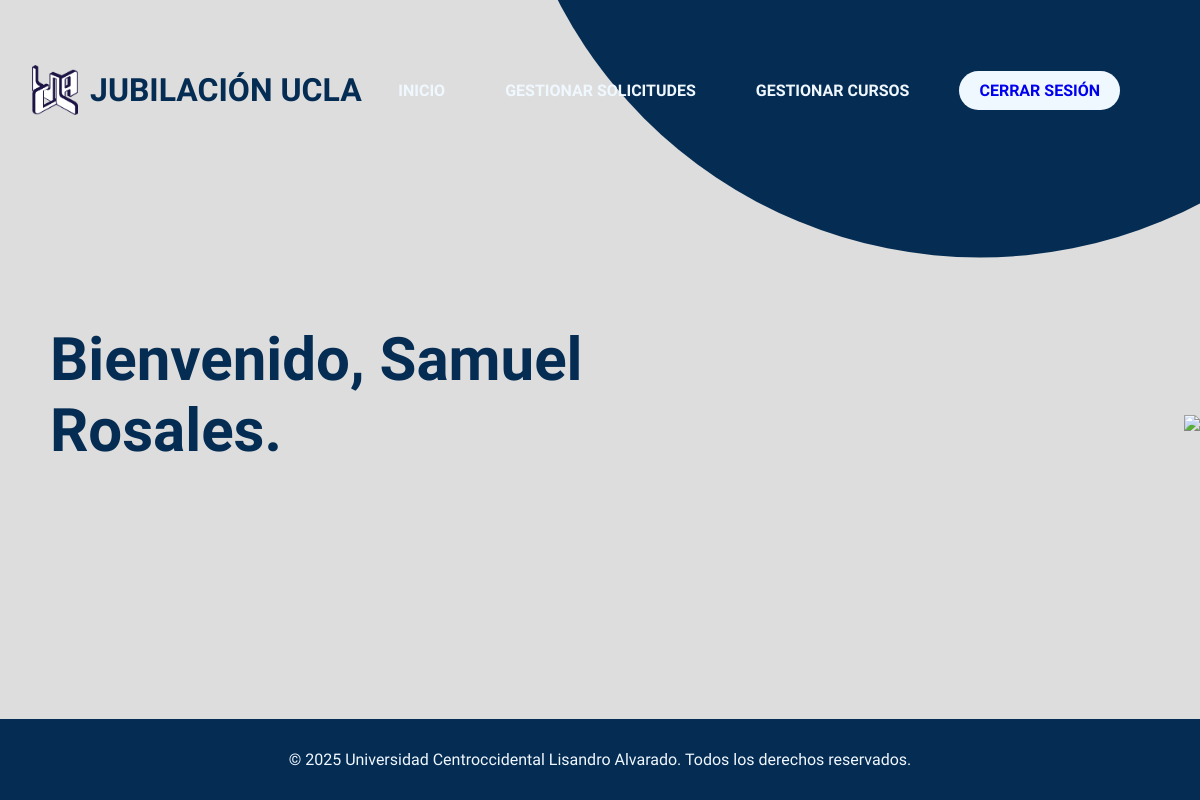
The page /index.php?controlador=inicio&metodo=inicio (signed in) on the database as committed earlier.
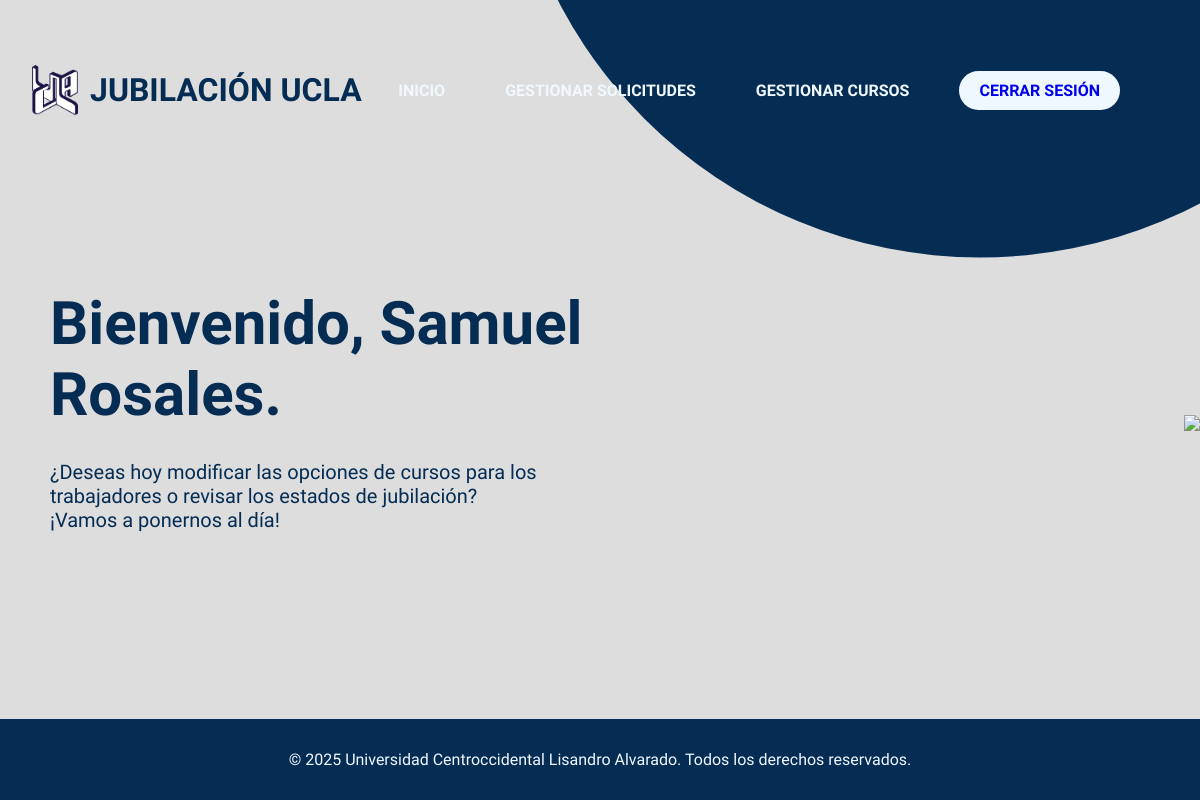
The same page on the database as committed later.
### tables this page shows
CREATE TABLE `interfazadmin` (
  `id` int(11) NOT NULL,
  `id_user` int(11) DEFAULT NULL,
  `texto_inicio` varchar(500) NOT NULL,
  `titulo_soli_gestion` varchar(200) NOT NULL,
  `texto_soli_gestion1` varchar(500) NOT NULL,
  `texto_soli_gestion2` varchar(500) NOT NULL,
  `titulo_lista_soli` varchar(100) NOT NULL,
  `titulo_curso_gestion` varchar(200) NOT NULL,
  `texto_curso_gestion1` varchar(500) NOT NULL,
  `texto_curso_gestion2` varchar(500) NOT NULL
);

### src/controllers/InicioControlador.php (called while the page is built, shortened)
<?php
class InicioControlador {
    public function inicio(): void {
        include_once  __DIR__ . '/../views/inicio.php';
    }
}
?>

### public/index.php (called while the page is built, shortened)
<?php
    $router = new Router();
    $router->ejecutar();
?>

### src/views/inicio.php (the view, shortened to what this page needs)
<!DOCTYPE html>
<html lang="en">
<head>
    <link rel="stylesheet" href="../src/css/styleInicio.css">
</head>
<body>
    <header>
        <div class="logo">
            <img src="../src/img/logoucla.png" alt="Logo">
            <h1>JUBILACIÓN UCLA</h1>
        </div>
        <?php
            if (isset($_SESSION['ci']) || isset($_SESSION['rol'])) {
                if(isset($_SESSION['rol'])) {
                    if ($_SESSION['rol'] == 'empleado') {
                        include 'navs/navInicioEmpleado.php';
                    } elseif ($_SESSION['rol'] == 'administrador') {
                        include 'navs/navInicioAdmin.php';
                    } elseif ($_SESSION['rol'] == 'superuser') {
                        include 'navs/navInicioSuperUser.php';
                    }
                }
            } else {
                include 'navs/navInicio.php';
            }
            include_once __DIR__ . "/../../config/connection_db.php";
            $sql = "SELECT texto_inicio FROM interfazempleado WHERE id = 1";
            $stmt = $pdo->prepare($sql);
            $stmt->execute();
            $texto_inicio = $stmt->fetch();
            $sql = "SELECT * FROM interfazadmin WHERE id = 1";
            $stmt = $pdo->prepare($sql);
            $stmt->execute();
            $text_Admin = $stmt->fetch();
        ?>
    </header>
    <main>
        <div class="container__background-circule">
            <div class="circule"></div>
        </div>
        <div class="container">
            <h1>
                <?php
                if (isset($_SESSION['rol'])) {
                    if ($_SESSION['rol'] == 'superuser') {
                        echo 'Hola, SuperUsuario.';
                    } else {
                        echo "Bienvenido, " . $_SESSION['name'] . " " . $_SESSION['lastname'] . ".";
                    }
                } else {
                    echo "SISTEMA DE JUBILACIÓN UCLA";
                }
                ?>
            </h1>
            <P>
                <?php
                if (isset($_SESSION['rol'])) {
                    if ($_SESSION['rol'] == 'administrador') {
                        echo $text_Admin['texto_inicio'];
                    } elseif ($_SESSION['rol'] == 'empleado') {
                        echo $texto_inicio['texto_inicio'];
                    } elseif ($_SESSION['rol'] == 'superuser') {
                        echo 'Es hora de hacer nuevos cambios.';
                    }
                } else {
                    echo "Solicita tu jubilación de una forma fácil y rápida con unos cuantos clicks.";
                }
                ?>
            </P>
        </div>
        <div class="container-img-admin">
            <?php
                if (isset($_SESSION['rol'])) {
                    if ($_SESSION['rol'] == 'administrador') {
                        echo <<<HTML
                            <img src="../src/img/admin1.png">
                            HTML;
                    } elseif ($_SESSION['rol'] == 'superuser') {
                        echo <<<HTML
                        <img style="width: 1000px;" src="../src/img/superuser.png">
                        HTML;
                    }
                }
            ?>
        </div>
    </main>
    <footer>
        &copy; 2025 Universidad Centroccidental Lisandro Alvarado. Todos los derechos reservados.
    </footer>
</body>
</html>

Rows that differ between the two databases and show on the page:
added interfazadmin: texto_inicio "¿Deseas hoy modificar las opciones de cursos para los trabajadores o revisar los estados de jubilación? ¡Vamos a ponernos al día!"
